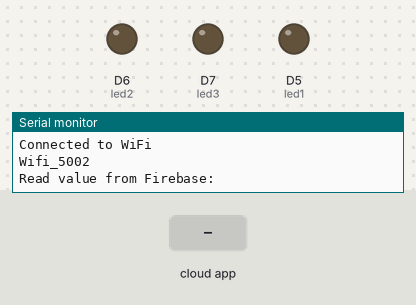
Recording of a sketch running on a simulated ESP8266 (NodeMCU). Parts: output pins drawn as LEDs (lit = HIGH), the last lines printed to the serial monitor. The test bench sets the inputs (shaded band). WiFi joins after 1.5 s; servers stay silent unless stated; the Firebase database answers and starts empty.

Above: at 3.2 s.
3.3 s: the phone or cloud app sets load1 to 1
At 4.3 s:
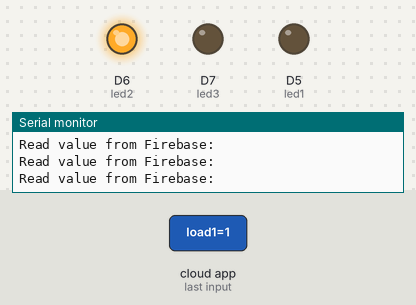
5.3 s: the phone or cloud app sets load1 to 1
At 6.8 s:
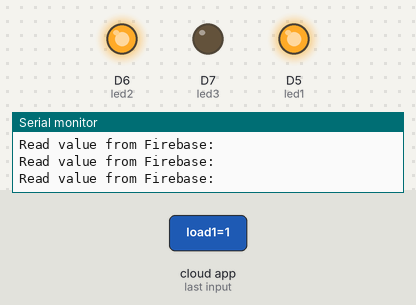
7.1 s: the phone or cloud app sets load1 to 0
At 8.4 s:
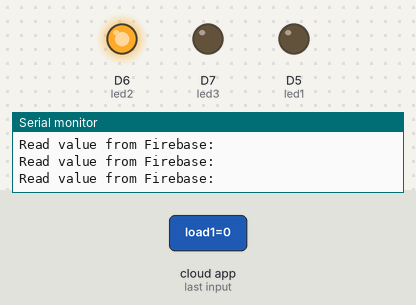
Timing chart, 0 to 10.1 s (numbered marks = the images above; inputs shaded):
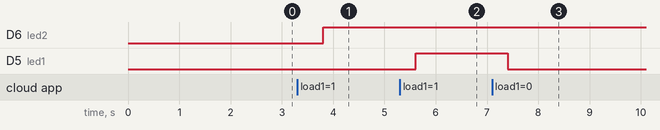

The sketch:

New_firebase.ino
```cpp
#include <ESP8266WiFi.h>
#include <FirebaseESP8266.h>
#include <ArduinoJson.h>

// Defining Wifi and Database
#define WIFI_SSID "Wifi_5002"
#define WIFI_PASSWORD "sentiatik"
#define FIREBASE_HOST "https://smartmeter2-85065-default-rtdb.firebaseio.com"
#define FIREBASE_AUTH "0ea0a18b38d179a9fae868041eac00374e3e576f"

// Initialize Firebase ESP8266 Client
FirebaseData firebaseData;
FirebaseJson json;


#define led1 D5
#define led2 D6
#define led3 D7

void setup() {
  Serial.begin(9600);
  WiFi.begin(WIFI_SSID, WIFI_PASSWORD);
  while (WiFi.status() != WL_CONNECTED) {
    delay(1000);
    Serial.println("Connecting to WiFi...");
  }
  Serial.println("Connected to WiFi");
  Serial.println(WiFi.SSID());
  Serial.println("\n");

  pinMode(led1, OUTPUT);
  pinMode(led2, OUTPUT);
  pinMode(led3, OUTPUT);

 Firebase.begin(FIREBASE_HOST, FIREBASE_AUTH);

}


void loop() {
  bool load1 =false;
  bool load2 = false;
  bool load3 =  false;


  // Firebase code
// Data Read
  if (Firebase.getBool(firebaseData, "/Users/user01/loads/1/load1")) {
    Firebase.getBool(firebaseData, "/Users/user01/loads/0/load1");
    load1=firebaseData.boolData();
    Firebase.getBool(firebaseData, "/Users/user01/loads/1/load1");
    load2=firebaseData.boolData();
    Firebase.getBool(firebaseData, "/Users/user01/loads/2/load1");
    load3=firebaseData.boolData();
    //value = firebaseData.boolData();
    Serial.print("Read value from Firebase: \n");


  } else {
    Serial.println("Failed to read data from Firebase \n");
  }


  if(load1 == 1){
    digitalWrite(led1,HIGH);
  }else{
    digitalWrite(led1,LOW);
  }

    if(load2 == 1){
    digitalWrite(led2,HIGH);
  }else{
    digitalWrite(led2,LOW);
  }

    if(load3 == 1){
    digitalWrite(led3,HIGH);
  }else{
    digitalWrite(led3,LOW);
  }

}
```

Measured:
- after the input at 3.3 s, D6 (led2): LOW → HIGH after 0.50 s
- after the input at 5.3 s, D5 (led1): LOW → HIGH after 0.31 s
- after the input at 7.1 s, D5 (led1): HIGH → LOW after 0.31 s
